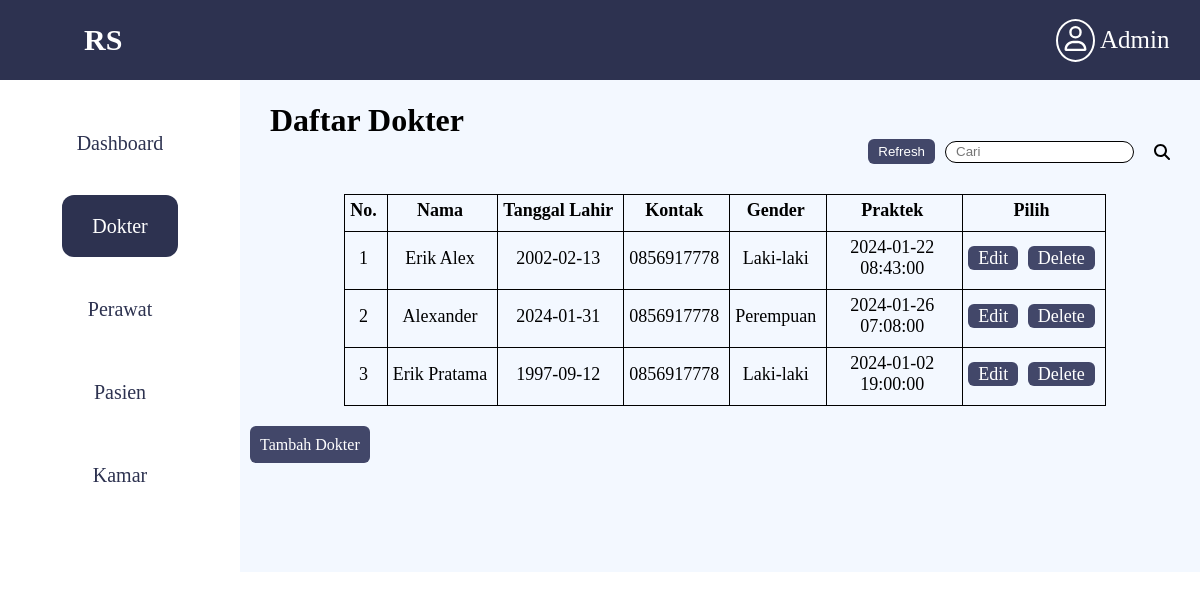
Page /uas/dokter/index.php on the committed database.
### tables this page shows
CREATE TABLE `dokter` (
  `id_dokter` int(13) NOT NULL,
  `nama` varchar(50) NOT NULL,
  `tanggal_lahir` date NOT NULL,
  `no_kontak` varchar(15) NOT NULL,
  `gender` enum('Perempuan','Laki-laki') NOT NULL,
  `praktek` datetime NOT NULL
);

### uas/dokter/index.php (the view, shortened to what this page needs)
<!DOCTYPE html>
<html lang="en">
<head>
  <link rel="stylesheet" href="style.css">
</head>
<body>
  <div class="main-container">
    <div class="header">
      <p class="logo-header">RS</p>
      <div class="account">
        <div class="container-account">
          <img src="../img/icon/user-regular.svg" alt="">
        </div>
        <p>Admin</p>
      </div>
    </div>
    <div class="container">
      <div class="side-menu">
        <div class="dashboard-menu">
          <a href="../index.php">Dashboard</a>
        </div>
        <div class="dokter-menu">
          <a href="index.php">Dokter</a>
        </div>
        <div class="perawat-menu">
          <a href="../perawat/index.php">Perawat</a>
        </div>
        <div class="pasien-menu">
          <a href="../pasien/index.php">Pasien</a>
        </div>
        <div class="kamar-menu">
          <a href="../kamar/index.php">Kamar</a>
        </div>
      </div>
      <div class="right-side">
        <h1 class="judul">Daftar Dokter</h1>
        <div class="pencarian">
          <button class="btn-refresh">Refresh</button>
          <input type="text" name="search" id="search" placeholder="Cari">
          <img class="search-icon" src="../img/icon/magnifying-glass-solid.svg" alt="">
        </div>
        <div class="tabel">
          <div class="tabel-dokter">
            <?php
            $koneksi = mysqli_connect("localhost", "root", "", "uas_web");
            $tampil = "SELECT * FROM dokter ORDER BY id_dokter";
            $hasil = mysqli_query($koneksi, $tampil);
            $i = 1;
            echo "<table>
                    <tr>
                      <th>No.</th>
                      <th>Nama</th>
                      <th>Tanggal Lahir</th>
                      <th>Kontak</th>
                      <th>Gender</th>
                      <th>Praktek</th>
                      <th>Pilih</th>
                    </tr>";
            if ($hasil) {
                while ($data = mysqli_fetch_array($hasil)) {
                  echo "<tr>
                          <td>$i</td>
                          <td>{$data['nama']}</td>
                          <td>{$data['tanggal_lahir']}</td>
                          <td>{$data['no_kontak']}</td>
                          <td>{$data['gender']}</td>
                          <td>{$data['praktek']}</td>
                          <td><a class='edit-btn' href='edit-dokter.php?id={$data['id_dokter']}'>Edit</a> <a class='hapus-btn' href=\"delete-dokter.php?id={$data['id_dokter']}\">Delete</a></td>
                      </tr>";
                      $i++;
                };
                echo "</table>";
            } else {
                echo "Tidak ada data yang dapat ditampilkan.";
            }
            ?>
        </div>
      </div>
      <a href="tambah-dokter.php" class="btn-tambah-dokter">Tambah Dokter</a>
    </div>
  </div>
</body>
</html>

### uas/dokter/style.css (style rules this page uses)
* { margin: 0; padding: 0; }
.header { position: fixed; display: flex; justify-content: space-between; align-items: center; z-index: 1000; width: 100%; height: 80px; background-color: #2D3250; }
.logo-header { padding-left: 7%; font-size: 30px; font-weight: bold; color: white; }
.account { display: flex; align-items: center; padding-right: 3%; }
.account p { padding-left: 5%; font-size: 25px; color: white; }
.container-account { border: solid 2px white; border-radius: 50%; padding: 5px; }
.account img { width: 25px; height: 25px; }
.container { display: flex; flex-direction: row; justify-content:space-between; height: 500px; }
.side-menu { height: 100%; width: 20%; background-color: #fff; position: fixed; display: flex; flex-direction: column; justify-content: start; align-items: center; margin-top: 6%; }
.right-side { background-color: #F3F8FF; height: 100%; width: 80%; margin-top: 6%; margin-left: 20%; }
.dashboard-menu { margin-top: 25%; }
.dashboard-menu a { font-size: 20px; text-decoration: none; color: #2D3250; }
.dokter-menu { margin-top: 25%; }
.dokter-menu a { font-size: 20px; background-color: #2D3250; padding: 20px 30px; border-radius: 12px; color: white; text-decoration: none; }
.perawat-menu { margin-top: 25%; }
.perawat-menu a { font-size: 20px; text-decoration: none; color: #2D3250; }
.pasien-menu { margin-top: 25%; }
.pasien-menu a { font-size: 20px; text-decoration: none; color: #2D3250; }
.kamar-menu { margin-top: 25%; }
.kamar-menu a { font-size: 20px; text-decoration: none; color: #2D3250; }
.judul { padding: 30px 0 0 30px; }
tr, td, th { border: solid 1px; align-items: center; padding: 5px 10px 10px 5px; }
td { text-align: center; }
table { border-collapse: collapse; width: 100%; font-size: 18px; }
.tabel { display: flex; align-content: center; margin-top: 30px; margin-left: 10px; justify-content: center; margin-bottom: 30px; }
td:nth-child(6) { width: 120px; height: 100%; border: none; display: flex; justify-content: space-between; }
.edit-btn { align-items: center; border-radius: 6px; padding: 2px 10px; color: white; text-decoration: none; background-color: #424769; }
.hapus-btn { align-items: center; border-radius: 6px; padding: 2px 10px; margin-left: 5px; color: white; text-decoration: none; background-color: #424769; }
.btn-tambah-dokter { align-items: center; border-radius: 6px; padding: 10px 10px; margin-left: 10px; color: white; text-decoration: none; background-color: #424769; }
.pencarian { display: flex; justify-content: end; align-items: center; margin-right: 30px; }
#search { margin-right: 20px; height: 20px; border: 1px solid; padding-left: 10px; border-radius: 20px; }
.pencarian img { cursor: pointer; }
.btn-refresh { margin-right: 10px; border-radius: 6px; padding: 5px 10px; color: white; border: none; background-color: #424769; cursor: pointer; }

### rows in the picture
dokter: nama "Erik Alex", tanggal_lahir "2002-02-13", no_kontak "0856917778", gender "Laki-laki", praktek "2024-01-22 08:43:00"
dokter: nama "Alexander", tanggal_lahir "2024-01-31", no_kontak "0856917778", gender "Perempuan", praktek "2024-01-26 07:08:00"
dokter: nama "Erik Pratama", tanggal_lahir "1997-09-12", no_kontak "0856917778", gender "Laki-laki", praktek "2024-01-02 19:00:00"
